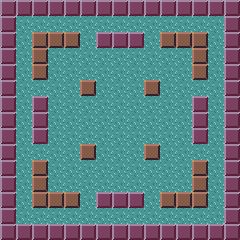

A level layout from a 2D game, rendered from its tile map. Below: a short description, then the map file with its tile-grid data intact:
An orthogonal 15x15 tile map with 16x16 px tiles, 2 tile layers (Camada de Tiles 1, Camada de Tiles 2).

<map version="1.5" tiledversion="1.7.1" orientation="orthogonal" renderorder="right-down" width="15" height="15" tilewidth="16" tileheight="16" infinite="0" nextlayerid="4" nextobjectid="1">
 <editorsettings>
  <export target="sem título..csv" format="csv" />
 </editorsettings>
 <tileset firstgid="1" source="tile_set.tsx" />
 <layer id="1" name="Camada de Tiles 1" width="15" height="15">
  <data encoding="csv">
3,3,3,3,3,3,3,3,3,3,3,3,3,3,3,
3,1,1,1,1,1,1,1,1,1,1,1,1,1,3,
3,1,2,2,2,1,1,1,1,1,2,2,2,1,3,
3,1,2,1,1,1,1,1,1,1,1,1,2,1,3,
3,1,2,1,1,1,1,1,1,1,1,1,2,1,3,
3,1,1,1,1,2,1,1,1,2,1,1,1,1,3,
3,1,1,1,1,1,1,1,1,1,1,1,1,1,3,
3,1,1,1,1,1,1,1,1,1,1,1,1,1,3,
3,1,1,1,1,1,1,1,1,1,1,1,1,1,3,
3,1,1,1,1,2,1,1,1,2,1,1,1,1,3,
3,1,2,1,1,1,1,1,1,1,1,1,2,1,3,
3,1,2,1,1,1,1,1,1,1,1,1,2,1,3,
3,1,2,2,2,1,1,1,1,1,2,2,2,1,3,
3,1,1,1,1,1,1,1,1,1,1,1,1,1,3,
3,3,3,3,3,3,3,3,3,3,3,3,3,3,3
</data>
 </layer>
 <layer id="3" name="Camada de Tiles 2" width="15" height="15" parallaxx="1.1" parallaxy="1.1">
  <data encoding="csv">
0,0,0,0,0,0,0,0,0,0,0,0,0,0,0,
0,0,0,0,0,0,0,0,0,0,0,0,0,0,0,
0,0,0,0,0,0,3,3,3,0,0,0,0,0,0,
0,0,0,0,0,0,0,0,0,0,0,0,0,0,0,
0,0,0,0,0,0,0,0,0,0,0,0,0,0,0,
0,0,0,0,0,0,0,0,0,0,0,0,0,0,0,
0,0,3,0,0,0,0,0,0,0,0,0,3,0,0,
0,0,3,0,0,0,0,0,0,0,0,0,3,0,0,
0,0,3,0,0,0,0,0,0,0,0,0,3,0,0,
0,0,0,0,0,0,0,0,0,0,0,0,0,0,0,
0,0,0,0,0,0,0,0,0,0,0,0,0,0,0,
0,0,0,0,0,0,0,0,0,0,0,0,0,0,0,
0,0,0,0,0,0,3,3,3,0,0,0,0,0,0,
0,0,0,0,0,0,0,0,0,0,0,0,0,0,0,
0,0,0,0,0,0,0,0,0,0,0,0,0,0,0
</data>
 </layer>
</map>